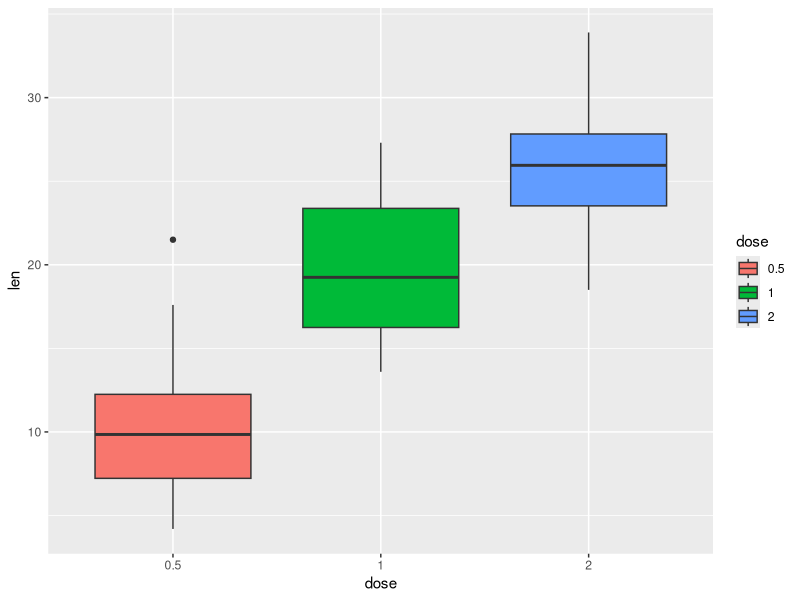
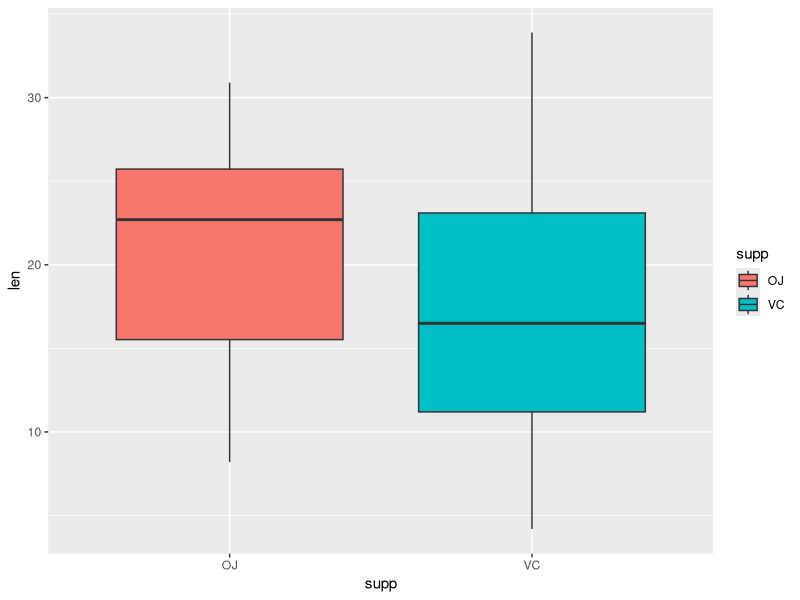

Write R code to recreate these figures, in order.
## ---- chunk 1
knitr::opts_chunk$set(echo = TRUE)
## ---- chunk 2
library(ggplot2)
## ---- chunk 3
# load the dataset
library(datasets)
data(ToothGrowth)
# look at the dataset variables
str(ToothGrowth)
## ---- chunk 4
# convert variable dose from numeric to factor
ToothGrowth$dose <- as.factor(ToothGrowth$dose)
# look at the dataset variables after conversion
str(ToothGrowth)
## ---- chunk 5
# summary statistics for all variables
summary(ToothGrowth)
## ---- chunk 6
# split of cases between different dose levels and delivery methods
table(ToothGrowth$dose, ToothGrowth$supp)
## ---- chunk 7
ggplot(aes(x=dose, y=len), data=ToothGrowth) + geom_boxplot(aes(fill=dose))
## ---- chunk 8
# visualization of tooth growth as function of supplement type
ggplot(aes(x=supp, y=len), data=ToothGrowth) + geom_boxplot(aes(fill=supp))
## ---- chunk 9
# check for group differences due to different supplement type 
# assuming unequal variances between the two groups
t.test(len ~ supp, data = ToothGrowth)
## ---- chunk 10
# first create three sub-groups as per dose level pairs
ToothGrowth.doses_0.5_1.0 <- subset (ToothGrowth, dose %in% c(0.5, 1.0)) 
ToothGrowth.doses_0.5_2.0 <- subset (ToothGrowth, dose %in% c(0.5, 2.0)) 
ToothGrowth.doses_1.0_2.0 <- subset (ToothGrowth, dose %in% c(1.0, 2.0)) 
# Check for group differences due to different dose levels (0.5, 1.0)
# assuming unequal variances between the two groups
t.test(len ~ dose, data = ToothGrowth.doses_0.5_1.0)
## ---- chunk 11
# Check for group differences due to different dose levels (0.5, 2.0)
# assuming unequal variances between the two groups
t.test(len ~ dose, data = ToothGrowth.doses_0.5_2.0)
## ---- chunk 12
# Check for group differences due to different dose levels (1.0, 2.0)
# assuming unequal variances between the two groups
t.test(len ~ dose, data = ToothGrowth.doses_1.0_2.0)
